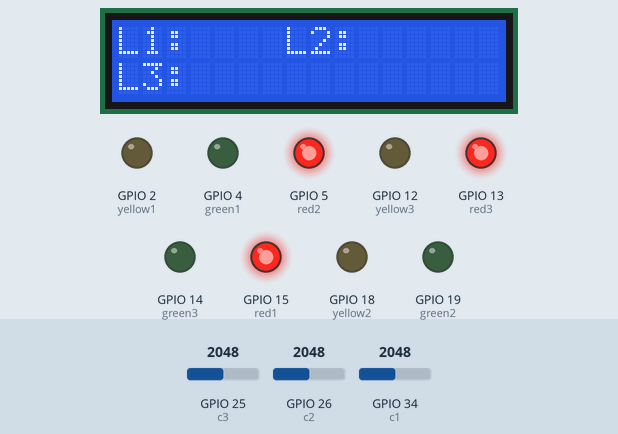
Bench run of a sketch on a simulated ESP32. Parts: 16×2 character LCD, output pins drawn as LEDs (lit = HIGH). Inputs (shaded band) come from the test bench; at power-on: GPIO 25 (c3) = 2048, GPIO 26 (c2) = 2048, GPIO 34 (c1) = 2048. What the sketch prints to the serial monitor is not drawn.

Above: at 3.2 s.
3.3 s: GPIO 25 (c3) set to 425
At 4.5 s:
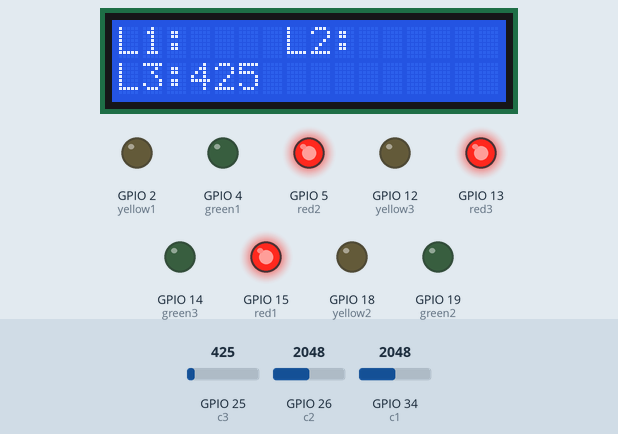
4.8 s: GPIO 25 (c3) set to 364
At 5.9 s:
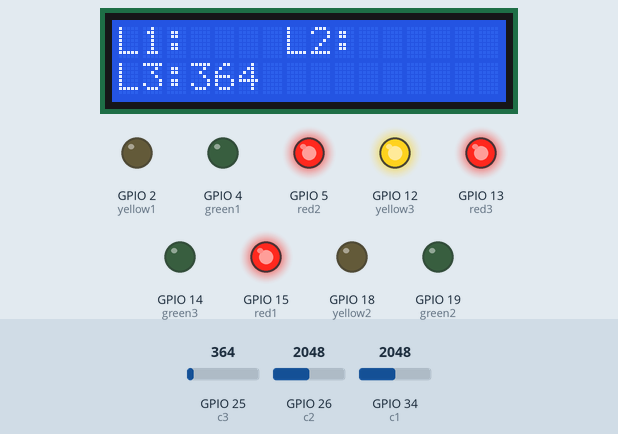
6.4 s: GPIO 26 (c2) set to 429
At 7.3 s:
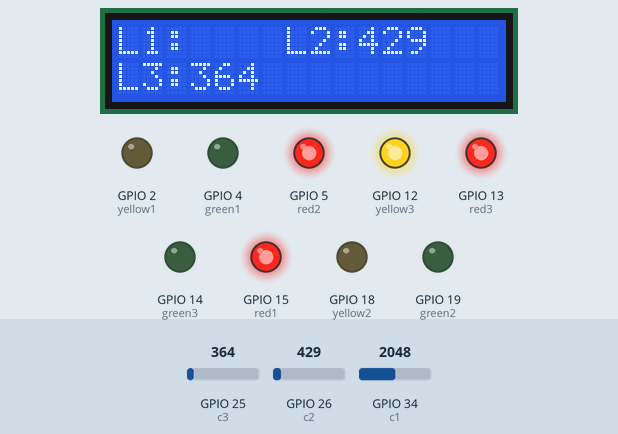
7.9 s: GPIO 26 (c2) set to 357
At 9.1 s:
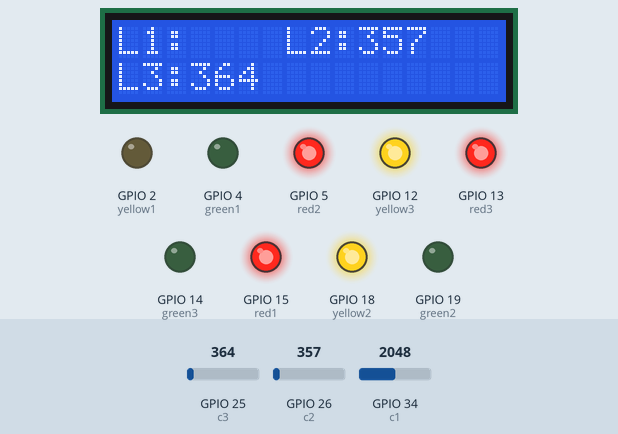
9.5 s: GPIO 34 (c1) set to 415
At 10.8 s:
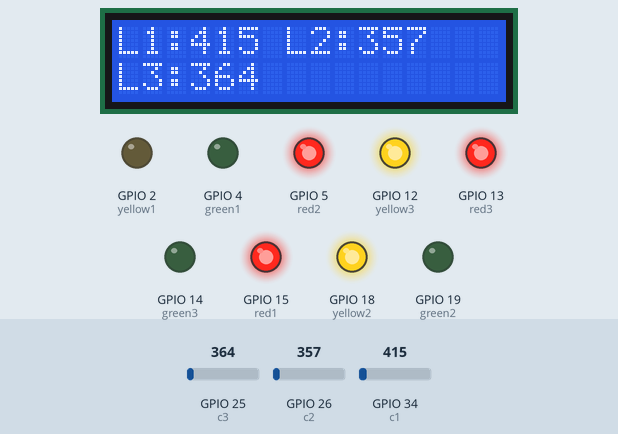
11.1 s: GPIO 34 (c1) set to 379
At 12.0 s:
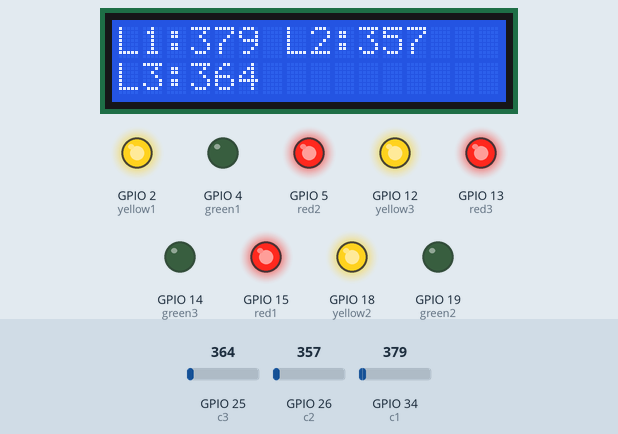
Timing chart, 0 to 13.7 s (numbered marks = the images above; inputs shaded):
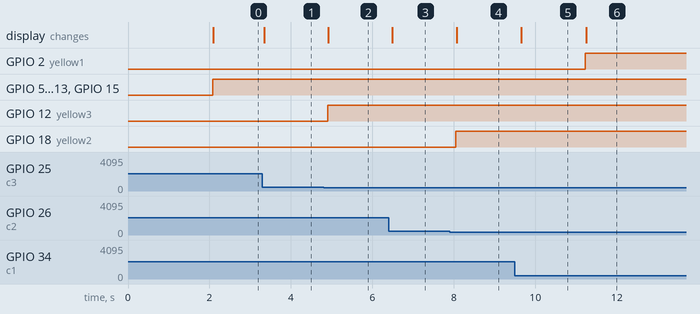

The sketch:

sketch_nov8a_copy_20241127105220.ino
```cpp
#include <LCD_I2C.h>
LCD_I2C lcd(0x27);

//==============================lighy 1 =======================================
#define red1 15
#define yellow1 2
#define  green1 4
//==============================lighy 2 =======================================
#define red2 5
#define yellow2 18
#define  green2 19
//==============================lighy 3 =======================================
#define red3 13
#define yellow3 12
#define green3 14
//==============================current =======================================
#define c1 34
#define c2 26
#define c3 25

int current1;
int current2;
int current3;
void setup() {
  // put your setup code here, to run once:
Serial.begin(9600);

lcd.begin();
lcd.backlight();
//==============================current =======================================
pinMode(c1,INPUT);
pinMode(c2,INPUT);
pinMode(c3,INPUT);
//==============================lighy 1 =======================================
pinMode(red1,OUTPUT);
pinMode(yellow1,OUTPUT);
pinMode(green1,OUTPUT);
//==============================lighy 2 =======================================
pinMode(red2,OUTPUT);
pinMode(yellow2,OUTPUT);
pinMode(green2,OUTPUT);
//==============================lighy 3 =======================================
pinMode(red3,OUTPUT);
pinMode(yellow3,OUTPUT);
pinMode(green3,OUTPUT);
//==============================lighy1 =======================================
digitalWrite(red1,LOW);
digitalWrite(yellow1,LOW);
digitalWrite(green1,LOW);
//==============================lighy2 =======================================
digitalWrite(red2,LOW);
digitalWrite(yellow2,LOW);
digitalWrite(green2,LOW);
//==============================lighy 3 =======================================
digitalWrite(red3,LOW);
digitalWrite(yellow3,LOW);
digitalWrite(green3,LOW);

Serial.println("setup : ");
lcd.print("SMART HOME "); // You can make spaces using well... spaces
lcd.setCursor(5, 1); // Or setting the cursor in the desired position.
lcd.print("AUTOMATION");
delay(2000);
lcd.clear();


}

void loop() {
  // put your main code here, to run repeatedly:

current1=analogRead(c1);
if(current1>=400)
{
  digitalWrite(red1,HIGH);

}
else if(current1>=200)
{

   digitalWrite(yellow1,HIGH);

}

else if(current1>=100)
{
    digitalWrite(green1,HIGH);


}
else
{

   digitalWrite(red1,LOW);
  digitalWrite(yellow1,LOW);
  digitalWrite(green1,LOW);
}
current2=analogRead(c2);
if(current2>=400)
{
  digitalWrite(red2,HIGH);


}
else if(current2>=200)
{

  digitalWrite(yellow2,HIGH);

}
else if(current2>=100)
{

 digitalWrite(green2,HIGH);
}
else{digitalWrite(red2,LOW);digitalWrite(yellow2,LOW);digitalWrite(green2,LOW);}
current3=analogRead(c3);
if(current3>=400)
{
  digitalWrite(red3,HIGH);


}
else if(current3>=200)
{
  digitalWrite(yellow3,HIGH);


}
else if(current3>=100)
{
  digitalWrite(green3,HIGH);


}
else
{

 digitalWrite(red3,LOW);
digitalWrite(yellow3,LOW);
digitalWrite(green3,LOW);

}


lcd.setCursor(0,0);
lcd.print("L1:");
if(current1 <=9){lcd.print("00");lcd.print(current1 );}
else if(current1<=99){lcd.print("0");lcd.print(current1 );}
else if(current1 <=999){lcd.print("");lcd.print(current1 );}

lcd.setCursor(7,0);
lcd.print("L2:");
if(current2 <=9){lcd.print("00");lcd.print(current2 );}
else if(current2<=99){lcd.print("0");lcd.print(current2 );}
else if(current2 <=999){lcd.print("");lcd.print(current2 );}


lcd.setCursor(0,1);
lcd.print("L3:");
if(current3 <=9){lcd.print("00");lcd.print(current3 );}
else if(current3<=99){lcd.print("0");lcd.print(current3 );}
else if(current3 <=999){lcd.print("");lcd.print(current3 );}

delay(300);
}
```

Measured:
- the behaviour switches between 400 and 399 on GPIO 25 (c3) (found by bisection; images 1 and 2)
- the behaviour switches between 400 and 399 on GPIO 26 (c2) (found by bisection; images 3 and 4)
- the behaviour switches between 400 and 399 on GPIO 34 (c1) (found by bisection; images 5 and 6)
- after the input at 3.3 s, the display: changes after 0.05 s (image 1)
- after the input at 4.8 s, GPIO 12 (yellow3): LOW → HIGH after 0.10 s; the display: changes after 0.11 s (image 2)
- after the input at 6.4 s, the display: changes after 0.09 s (image 3)
- after the input at 7.9 s, GPIO 18 (yellow2): LOW → HIGH after 0.15 s; the display: changes after 0.17 s (image 4)
- after the input at 9.5 s, the display: changes after 0.15 s (image 5)
- after the input at 11.1 s, GPIO 2 (yellow1): LOW → HIGH after 0.13 s; the display: changes after 0.15 s (image 6)
